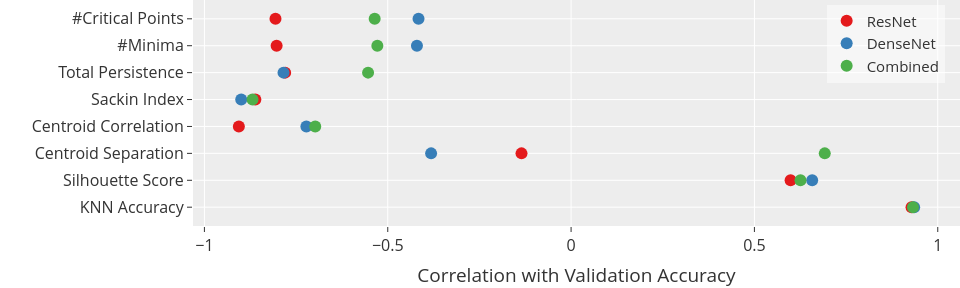

Notebook code cell kept with this figure:
### Code cell
fig = px.scatter(metric_data_f, x="value", y="metric", color="split", color_discrete_sequence=color_seq_val, )
fig.update_yaxes(title="", automargin=True, title_standoff=18)
fig.update_xaxes(title="Correlation with Validation Accuracy", title_standoff=18, automargin=True)
fig.update_layout(margin=dict(l=0, r=0, t=0, b=0), width=400*1.2*2, height=120*1.2*2, font=dict(size=16), legend=dict(
	xanchor="right", yanchor="top", x=0.98, y=0.98, bgcolor="rgba(255,255,255,0.5)", font=dict(size=15), title=""))
fig.update_traces(marker=dict(size=12))
fig.write_image(f"metrics.png", scale=4)
fig.show()

### Figure 1 — Plotly figure (JSON) as saved in the notebook; plotly's stock layout.template omitted (floating-point values rounded to 4 significant figures)
{"data": [{"hovertemplate": "split=ResNet<br>value=%{x}<br>metric=%{y}<extra></extra>", "legendgroup": "ResNet", "marker": {"color": "rgb(228,26,28)", "size": 12, "symbol": "circle"}, "mode": "markers", "name": "ResNet", "orientation": "h", "showlegend": true, "type": "scatter", "x": [0.9285, 0.5987, -0.1352, -0.9061, -0.8611, -0.7797, -0.8031, -0.8062], "xaxis": "x", "y": ["KNN Accuracy", "Silhouette Score", "Centroid Separation", "Centroid Correlation", "Sackin Index", "Total Persistence", "#Minima", "#Critical Points"], "yaxis": "y"}, {"hovertemplate": "split=DenseNet<br>value=%{x}<br>metric=%{y}<extra></extra>", "legendgroup": "DenseNet", "marker": {"color": "rgb(55,126,184)", "size": 12, "symbol": "circle"}, "mode": "markers", "name": "DenseNet", "orientation": "h", "showlegend": true, "type": "scatter", "x": [0.9356, 0.6575, -0.3817, -0.7219, -0.8996, -0.7843, -0.4204, -0.4161], "xaxis": "x", "y": ["KNN Accuracy", "Silhouette Score", "Centroid Separation", "Centroid Correlation", "Sackin Index", "Total Persistence", "#Minima", "#Critical Points"], "yaxis": "y"}, {"hovertemplate": "split=Combined<br>value=%{x}<br>metric=%{y}<extra></extra>", "legendgroup": "Combined", "marker": {"color": "rgb(77,175,74)", "size": 12, "symbol": "circle"}, "mode": "markers", "name": "Combined", "orientation": "h", "showlegend": true, "type": "scatter", "x": [0.9323, 0.6257, 0.6918, -0.6977, -0.8688, -0.5536, -0.5284, -0.5357], "xaxis": "x", "y": ["KNN Accuracy", "Silhouette Score", "Centroid Separation", "Centroid Correlation", "Sackin Index", "Total Persistence", "#Minima", "#Critical Points"], "yaxis": "y"}], "layout": {"font": {"size": 16}, "height": 288, "legend": {"bgcolor": "rgba(255,255,255,0.5)", "font": {"size": 15}, "title": {"text": ""}, "tracegroupgap": 0, "x": 0.98, "xanchor": "right", "y": 0.98, "yanchor": "top"}, "margin": {"b": 0, "l": 0, "r": 0, "t": 0}, "width": 960, "xaxis": {"anchor": "y", "automargin": true, "domain": [0, 1], "title": {"standoff": 18, "text": "Correlation with Validation Accuracy"}}, "yaxis": {"anchor": "x", "automargin": true, "domain": [0, 1], "title": {"standoff": 18, "text": ""}}}}
